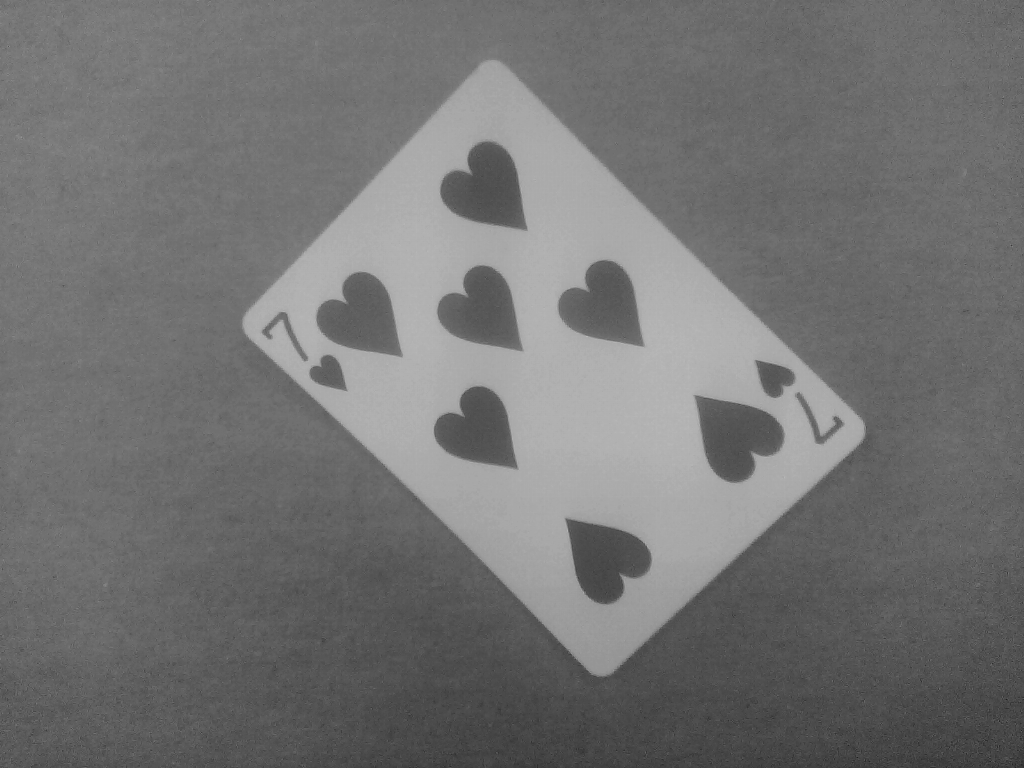
%> input picture Testimage5.tif, 1024 x 768 px
$ octave 'Farshad'"'"'s Part.m'   (GNU Octave 9; MATLAB toolbox functions it lacks are replaced by stand-ins)
%> lines starting %> are read from the running program, lines starting %| are printed output that depends on the picture; in (x1, y1, x2, y2) boxes, pixels count from 0 and x2, y2 are one past the last pixel; in counts of white or black regions, pixels touching at a corner belong together; the program's own positions count from 1
%% Farshad Bolouri - R11630884 - Image Processing - Project 2
clear
close all
%Image = inputdlg("Enter your filename:" + newline + ...%
%"For example: V:\Image-Processing-Projects\ImageSet2\Testimage2.tif");
Image = imread("V:\Image-Processing-Projects\ImageSet2\Testimage5.tif");
%> Image is the input picture: size 768x1024 uint8; min 29, max 185, mean 114.8
%%
blurred = imgaussfilt(Image);

binary = imbinarize(blurred);
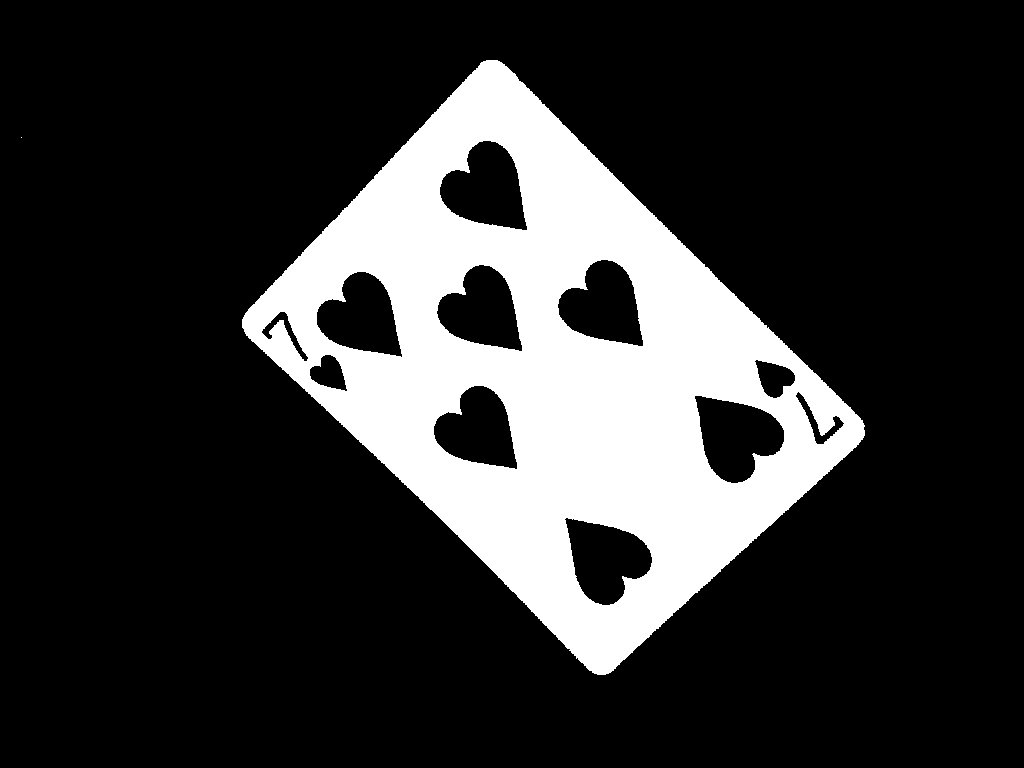
%> binary: size 768x1024 logical; 19.9% white; 2 white regions (1 under 20 px), largest, box (x1, y1, x2, y2) and area: (242, 60, 865, 675) 156670

BW = edge(binary,'Canny');
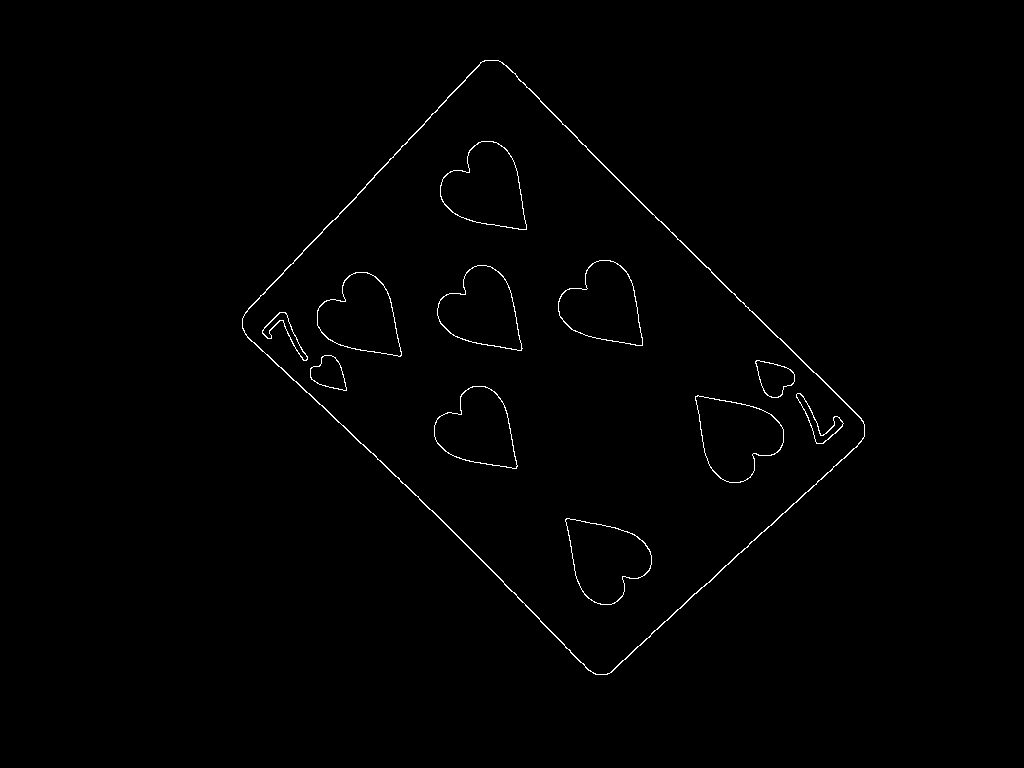
%> BW: size 768x1024 logical; 0.66% white in thin lines or dots, all inside (x1, y1, x2, y2) = (242, 60, 865, 675)

STATS = regionprops('table',BW,'Orientation','Area');
%> STATS = 12 regions; largest, Area and Orientation: 2344 -43.61, 320 -50.91, 319 -40.67, 315 -43.4, 313 -44.88
[~,k] = max(STATS.Area);
%> k = 1
if STATS.Orientation(k) < 45
    R = imrotate(Image,90 - STATS.Orientation(k));
else
    R = imrotate(Image,STATS.Orientation(k));
end

Enhanced = imadjust(R);

binary2 = im2bw(Enhanced,0.83);
%> binary2: size 1272x1263 logical; 9.6% white; 5 white regions (4 under 20 px), largest, box (x1, y1, x2, y2) and area: (406, 343, 785, 880) 154467

BW2 = edge(binary2,'Canny');
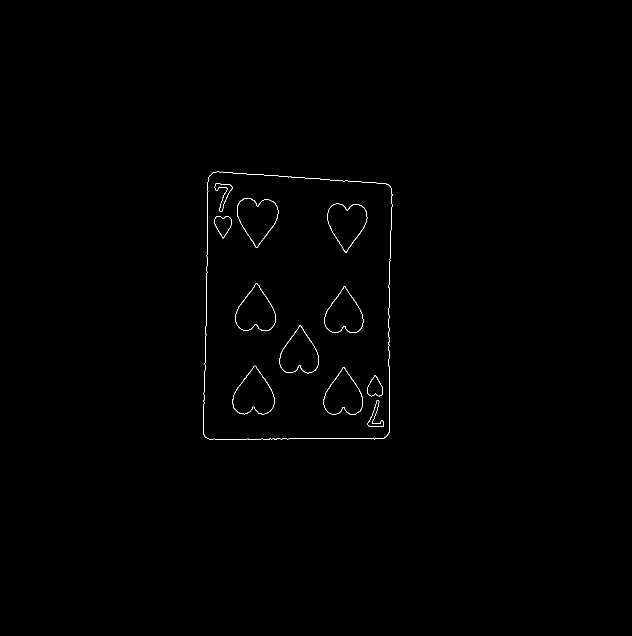
%> BW2: size 1272x1263 logical (shown at 1/2 size); 0.3% white in thin lines or dots, all inside (x1, y1, x2, y2) = (406, 343, 785, 880)

STATS2 = regionprops('table',BW2,'Area','BoundingBox');
%> STATS2 = 12 regions; largest, box (x1, y1, x2, y2) and Area: (406, 343, 785, 880) 1807, (465, 731, 549, 829) 347, (474, 396, 557, 495) 342, (559, 651, 638, 747) 335, (655, 407, 735, 505) 329
[~,k] = max(STATS2.Area);
%R = imcrop(R,STATS2.BoundingBox(k,:));
R = imcrop(R,[STATS2.BoundingBox(k,1) + 10, STATS2.BoundingBox(k,2) + 10,...
    STATS2.BoundingBox(k,3) - 10, STATS2.BoundingBox(k,4) - 10]);
%> R: size 528x370 uint8
%figure
imshow(R);

%--------------------------------------------------------------------------
%R = imcrop(R,[0 0 floor(size(R,2)/2) floor(size(R,1)/2)]);
Enhanced2 = imadjust(R);

binary3 = imbinarize(Enhanced2);
%> binary3: size 528x370 logical; 78.8% white; 30 black regions (16 under 20 px), largest, box (x1, y1, x2, y2) and area: (50, 379, 133, 475) 5080, (58, 44, 141, 143) 5051, (54, 214, 135, 309) 4802


BW3 = edge(binary3,'Canny');
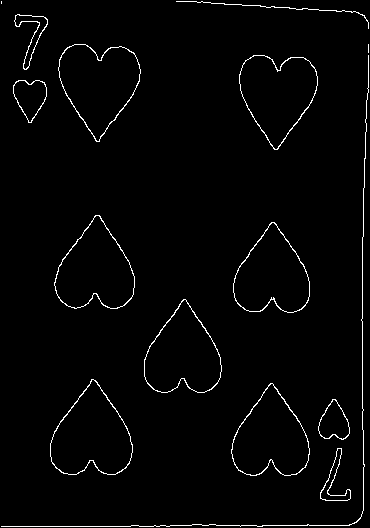
%> BW3: size 528x370 logical; 2% white in thin lines or dots

STATS3 = regionprops('table',BW3,'Area','BoundingBox');
%> STATS3 = 15 regions; largest, box (x1, y1, x2, y2) and Area: (1, 55, 369, 527) 833, (58, 44, 141, 142) 339, (50, 379, 133, 475) 335, (231, 383, 310, 476) 329, (54, 215, 135, 309) 326
[~,k] = max(STATS3.Area);
%> k = 2
STATS3(k,:) = [];
for i = 1:length(STATS3.BoundingBox)
        rectangle('Position',STATS3.BoundingBox(i,:),'EdgeColor','r');
end
%> this loop made 14 passes
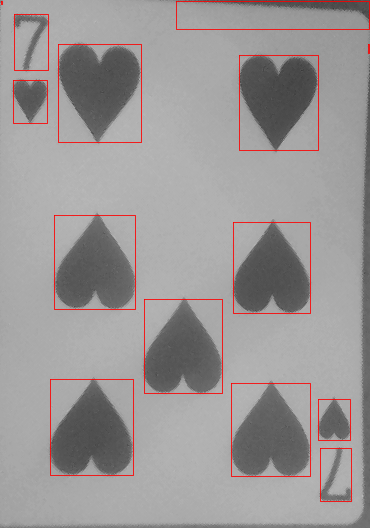
%> figure redrawn from the program's plot data

cropped = imcrop(R, STATS3.BoundingBox(10,:));
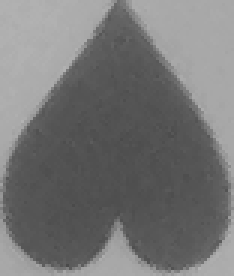
%> cropped: size 92x78 uint8 (shown 3 times larger); min 74, max 178, mean 117.5

Enhanced3 = imadjust(cropped);

binary4 = imbinarize(Enhanced3);
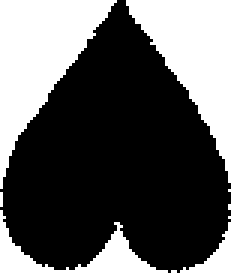
%> binary4: size 92x78 logical (shown 3 times larger); 37.6% white; 3 white regions (1 under 20 px), largest, box (x1, y1, x2, y2) and area: (0, 0, 78, 92) 1591, (0, 0, 39, 63) 1100

%> (the run ends here)

$ run again, with Testimage4.tif copied over Testimage5.tif
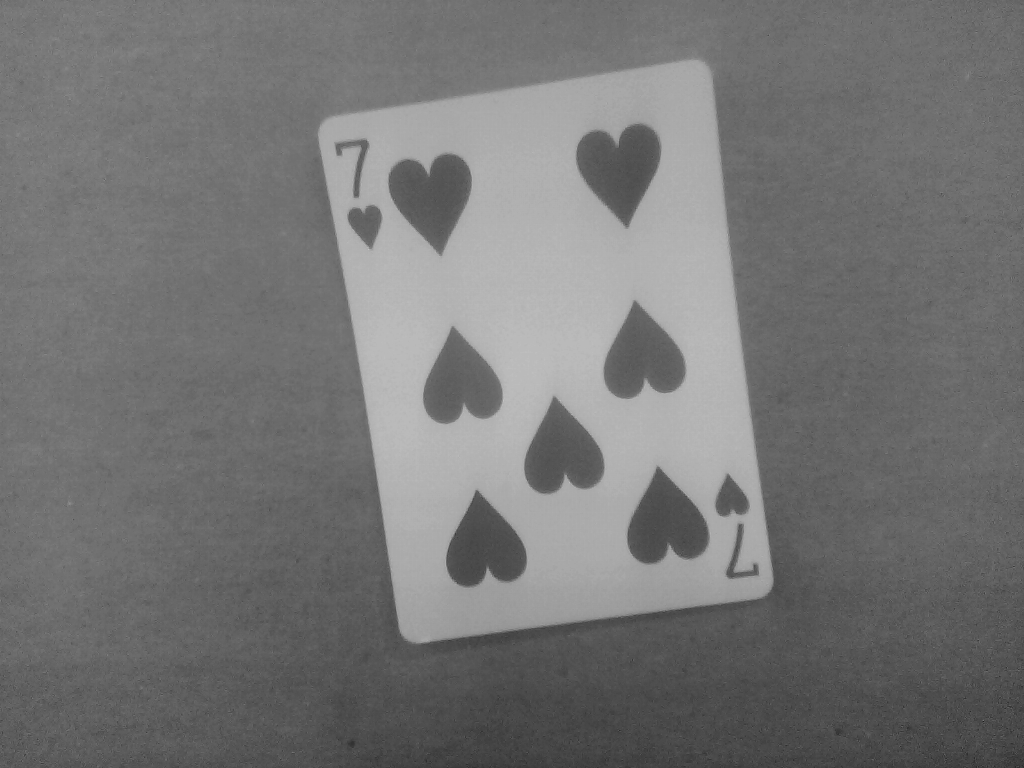
%> input picture Testimage4.tif, 1024 x 768 px
%> Image is the input picture: size 768x1024 uint8; min 25, max 196, mean 117.2
%> binary: size 768x1024 logical; 21.3% white; 2 white regions (1 under 20 px), largest, box (x1, y1, x2, y2) and area: (318, 58, 773, 643) 167152
%> BW: size 768x1024 logical; 0.64% white in thin lines or dots, all inside (x1, y1, x2, y2) = (318, 58, 773, 643)
%> STATS = 12 regions; largest, Area and Orientation: 1929 -81.51, 362 -84.66, 356 87.8, 342 -85.41, 339 -85.52
%> `[~,k] = max(STATS.Area);`: k = 1
%> binary2: size 911x1127 logical; 15.9% white; 11 white regions (10 under 20 px), largest, box (x1, y1, x2, y2) and area: (321, 209, 719, 750) 162768
%> BW2: size 911x1127 logical; 0.5% white in thin lines or dots, all inside (x1, y1, x2, y2) = (321, 210, 719, 750)
%> STATS2 = 19 regions; largest, box (x1, y1, x2, y2) and Area: (321, 210, 719, 750) 1664, (380, 592, 468, 696) 366, (572, 593, 657, 695) 356, (574, 257, 656, 357) 354, (389, 423, 472, 520) 351
%> binary3: size 531x389 logical; 78.9% white; 32 black regions (18 under 20 px), largest, box (x1, y1, x2, y2) and area: (50, 373, 136, 475) 5583, (242, 373, 326, 474) 5352, (59, 35, 142, 133) 5114
%> BW3: size 531x389 logical; 2% white in thin lines or dots
%> STATS3 = 17 regions; largest, box (x1, y1, x2, y2) and Area: (45, 1, 388, 530) 872, (50, 374, 136, 475) 361, (242, 374, 326, 474) 352, (243, 39, 325, 136) 345, (59, 35, 142, 132) 343
%> `[~,k] = max(STATS3.Area);`: k = 8
%> the loop `for i = 1:length(STATS3.BoundingBox)` made 16 passes
%> after the loop `for i = 1:length(STATS3.BoundingBox)`:
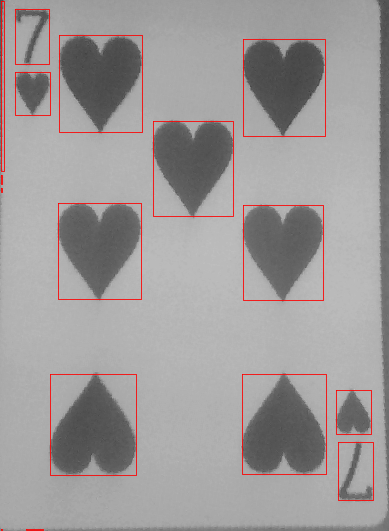
%> figure redrawn from the program's plot data
%> `binary4 = imbinarize(Enhanced3);`:
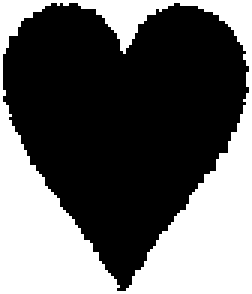
%> binary4: size 98x84 logical (shown 3 times larger); 39.1% white; 1 white region, box (x1, y1, x2, y2) and area: (0, 0, 84, 98) 3222
